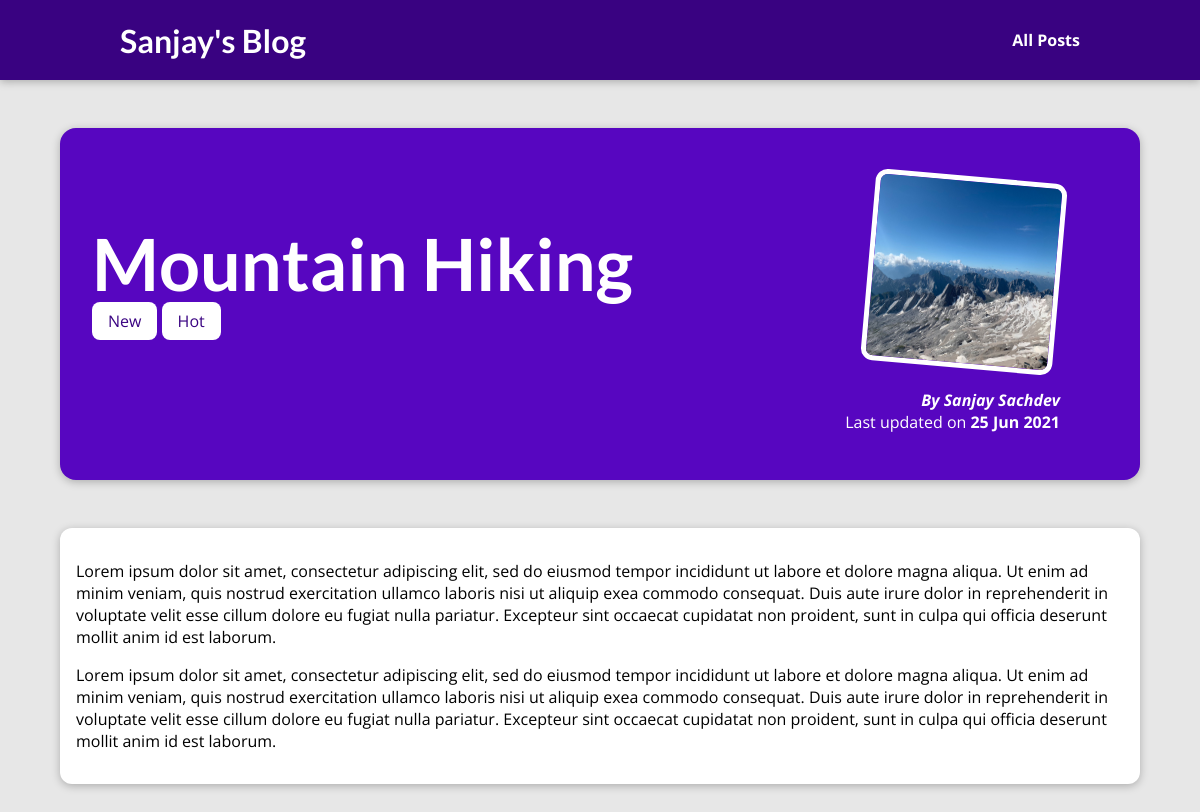
The page /posts/hike-in-the-mountains on the database its author committed.
### blog/models.py (models this page shows, shortened)
class Post(models.Model):
    title = models.CharField(max_length=150)
    excerpt = models.CharField(max_length=200)
    image_name = models.CharField(max_length=100)
    date = models.DateField(auto_now=True)
    slug = models.SlugField(unique=True, db_index=True)
    content = models.TextField(validators=[MinLengthValidator(10)])
    author = models.ForeignKey(
        Author, on_delete=models.SET_NULL, null=True, related_name="posts")
    tags = models.ManyToManyField(Tag)

class Tag(models.Model):
    caption = models.CharField(max_length=20)

class Author(models.Model):
    first_name = models.CharField(max_length=100)
    last_name = models.CharField(max_length=100)
    email_address = models.EmailField()
    def __str__(self):
        return f"{self.first_name} {self.last_name}"

### blog/views.py (the view)
# urls.py: path("posts/<slug:slug>", views.post_detail, name="post-detail-page") #/posts/my-first-post
def post_detail(request, slug):
    identified_post = get_object_or_404(Post, slug=slug)
    return render(request, "blog/post-detail.html", {
        "post": identified_post,
        "post_tags": identified_post.tags.all()
    })

### blog/templates/blog/post-detail.html (shortened to what this page needs)
{% extends "base.html" %}
{% load static %}
{%  block css_files %}
    <link rel="stylesheet" href="{% static "blog/post-details.css" %}">
{%  endblock %}
{% block content %}
    <section id="summary">
        <h2>{{ post.title }}</h2>
        <div>
            {% for tag in post_tags %}
                <span class="tag">{{ tag.caption }}</span>
            {% endfor %}
        </div>
        <article>
            <img src="{% static "blog/images/"|add:post.image_name %}" alt="{{ post.title }}" />
            <address>By <a href="mailto:{{ post.author.email_address }}">{{ post.author }}</a></address>
            <div>
                Last updated on <time>{{ post.date|date:"d M Y" }}</time>
            </div>
        </article>
    </section>
    <main>
        {{ post.content|linebreaks }}
    </main>
{% endblock %}

### templates/base.html (shortened to what this page needs)
{%  load static %}
<!DOCTYPE html>
<html lang="en">
<head>
    <link rel="stylesheet" href="{% static "app.css" %}">
    {% block css_files %}{% endblock %}
</head>
<body>
    <header id="main-navigation">
        <h1><a href="{% url "starting-page" %}">Sanjay's Blog</a></h1>
        <nav>
            <a href="{% url "posts-page" %}">All Posts</a>
        </nav>
    </header>
    {% block content %}
    {% endblock %}
</body>
</html>

### static/app.css (style rules this page uses)
* { box-sizing: border-box; }
html { font-family: 'Open Sans', 'Lato', sans-serif; }
body { margin: 0; }
h1, h2, h3 { font-family: 'Lato', sans-serif; font-weight: bold; }
#main-navigation { width: 100%; height: 5rem; display: flex; justify-content: space-between; align-items: center; padding: 0 10%; position: absolute; top: 0; left: 0; }
#main-navigation a { text-decoration: none; color: white; font-weight: bold; }

### blog/static/blog/post-details.css (style rules this page uses)
body { background-color: #e7e7e7; }
#main-navigation { background-color: #390281; box-shadow: 0 2px 8px rgba(0, 0, 0, 0.25); }
#summary { margin: 8rem auto 3rem auto; padding: 2rem; width: 90%; max-width: 90rem; border-radius: 16px; background-color: #5706c0; position: relative; box-shadow: 0 2px 8px rgba(0, 0, 0, 0.25); height: 22rem; }
#summary h2 { color: white; font-size: 4.5rem; margin-bottom: 0.25rem; }
#summary article { position: absolute; top: 2rem; right: 3rem; padding: 1rem 2rem; border-radius: 12px; text-align: right; color: white; }
#summary article img { width: 12rem; height: 12rem; border-radius: 12px; transform: rotateZ(5deg); border: 5px solid white; margin-bottom: 1rem; }
#summary address { font-weight: bold; }
#summary a { color: white; text-decoration: none; }
#summary time { font-weight: bold; }
main { width: 90%; max-width: 90rem; margin: 3rem auto; background-color: white; padding: 1rem; border-radius: 12px; box-shadow: 0 2px 8px rgba(0, 0, 0, 0.25); }
.tag { background-color: white; color: #390281; padding: 0.5rem 1rem; border-radius: 8px; }

### rows shown on the page
Post: title "Mountain Hiking", image_name (picture), author "Sanjay Sachdev", date "25 Jun 2021", content "Lorem ipsum dolor sit amet, consectetur adipiscing elit, sed do eiusmod tempor incididunt ut labore et dolore magna aliqua. Ut enim ad minim veniam, quis nostrud exercitation ullamco laboris nisi ut aliquip exea commodo consequat. Duis aute irure dolor in reprehenderit in voluptate velit esse cillum dolore eu fugiat nulla pariatur. Excepteur sint occaecat cupidatat non proident, sunt in culpa qui officia deserunt mollit anim id est laborum. Lorem ipsum dolor sit amet, consectetur adipiscing elit, sed do eiusmod tempor incididunt ut labore et dolore magna aliqua. Ut enim ad minim veniam, quis nostrud exercitation ullamco laboris nisi ut aliquip exea commodo consequat. Duis aute irure dolor…"
Tag: caption "New"
Tag: caption "Hot"
